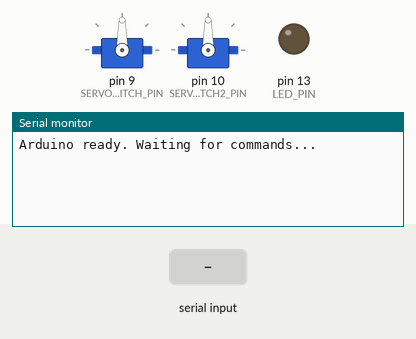
This sketch was run on a simulated Arduino Uno, built with avr-gcc and run on an emulated ATmega328P. On the bench: 2 × servo, output pins drawn as LEDs (lit = HIGH), the last lines printed to the serial monitor. The test bench sets the inputs (shaded band).

Above: at 1.2 s.
1.3 s: "SERVO:1\n" received over Serial
At 1.7 s:
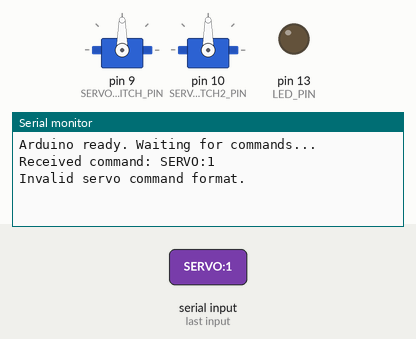
2.8 s: "PITCH:1\n" received over Serial
At 4.0 s:
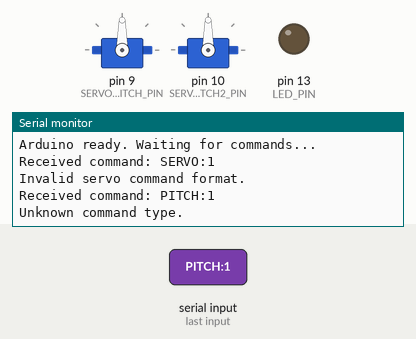
4.3 s: "PUMP:1\n" received over Serial
At 5.1 s:
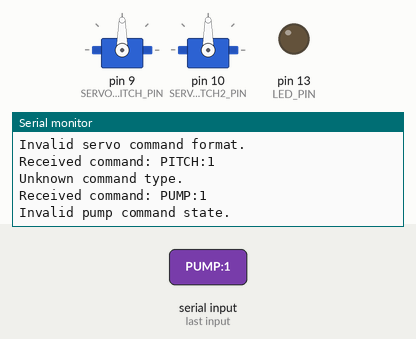

The sketch:

main.ino
```cpp
#include <Servo.h>

// Define which digital pins the servos are connected to.
const int SERVO_PITCH_PIN = 9;        // Servo for first pitch command
const int SERVO_PITCH2_PIN = 10;      // Servo for second pitch command

// Create servo objects.
Servo servoPitch;   // Controlled via SERVO:PITCH:<angle>
Servo servoPitch2;  // Controlled via SERVO:PITCH2:<angle>

// Use the built-in LED for pump simulation.
const int LED_PIN = LED_BUILTIN;

void setup() {
  Serial.begin(9600); // Must match the baud rate used by the flight computer.
  while (!Serial) {
    ; // Wait for the serial port to connect (for native USB boards).
  }

  // Attach servos to their designated pins.
  servoPitch.attach(SERVO_PITCH_PIN);
  servoPitch2.attach(SERVO_PITCH2_PIN);

  // Initialize LED pin.
  pinMode(LED_PIN, OUTPUT);
  digitalWrite(LED_PIN, LOW);

  Serial.println("Arduino ready. Waiting for commands...");
}

void loop() {
  if (Serial.available() > 0) {
    // Read a complete command line from the serial buffer.
    String commandLine = Serial.readStringUntil('\n');
    commandLine.trim(); // Remove any extra whitespace/newline characters.
    if (commandLine.length() > 0) {
      processCommand(commandLine);
    }
  }
}

void processCommand(String cmd) {
  // Remove the "AR:" prefix if present.
  if (cmd.startsWith("AR:")) {
    cmd = cmd.substring(3);
  }

  Serial.print("Received command: ");
  Serial.println(cmd);

  // Find the first colon, which separates the command type.
  int firstColon = cmd.indexOf(':');
  if (firstColon == -1) {
    Serial.println("Invalid command format.");
    return;
  }

  // Get the command type (e.g., SERVO or PUMP).
  String commandType = cmd.substring(0, firstColon);
  commandType.toUpperCase(); // Convert for case-insensitive comparison

  if (commandType == "SERVO") {
    // Expected format: SERVO:<AXIS>:<ANGLE>
    int secondColon = cmd.indexOf(':', firstColon + 1);
    if (secondColon == -1) {
      Serial.println("Invalid servo command format.");
      return;
    }

    // Extract the axis.
    String axis = cmd.substring(firstColon + 1, secondColon);
    axis.toUpperCase();

    // Extract the angle as a string and convert to an integer.
    String angleStr = cmd.substring(secondColon + 1);
    angleStr.trim();
    int angle = angleStr.toInt();
    // Constrain the angle between 0 and 180.
    angle = constrain(angle, 0, 180);

    // Process the servo command based on the axis keyword.
    if (axis == "PITCH") {
      servoPitch.write(angle);
      Serial.print("Set servo PITCH to ");
      Serial.print(angle);
      Serial.println(" degrees.");
    }
    else if (axis == "PITCH2") {
      servoPitch2.write(angle);
      Serial.print("Set servo PITCH2 to ");
      Serial.print(angle);
      Serial.println(" degrees.");
    }
    else {
      Serial.println("Unknown servo axis. Expected PITCH or PITCH2.");
    }
  }
  else if (commandType == "PUMP") {
    // Expected format: PUMP:<STATE> where STATE is ON or OFF.
    String state = cmd.substring(firstColon + 1);
    state.trim();
    state.toUpperCase();

    if (state == "ON") {
      digitalWrite(LED_PIN, HIGH);
      Serial.println("Pump ON (LED ON).");
    }
    else if (state == "OFF") {
      digitalWrite(LED_PIN, LOW);
      Serial.println("Pump OFF (LED OFF).");
    }
    else {
      Serial.println("Invalid pump command state.");
    }
  }
  else {
    Serial.println("Unknown command type.");
  }
}
```

Measured:
- after the input at 1.3 s, the serial monitor: prints a new line at once (image 1)
- after the input at 2.8 s, the serial monitor: prints a new line at once (image 2)
- after the input at 4.3 s, the serial monitor: prints a new line at once (image 3)
